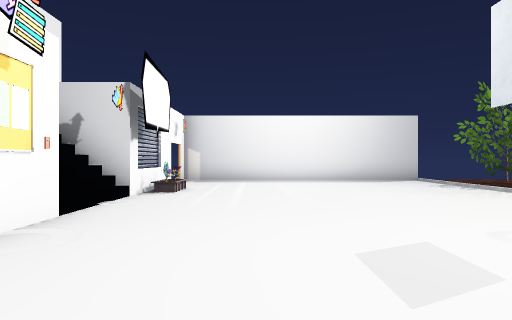
[1] (above)

16 first-person views from a walk through a scene from a Unity 3-D project. The camera is 1.4 m above the floor, looks level and sees 70° across. The floor is counted in squares, 2 m on a side. Each view is taken from the middle of a square. On the plan, view 1 faces up. The plan holds only what a view shows up to about 11 squares ahead; the rest is blank. The place goes on beyond the plan. The player is left out. Some animated figures are not drawn. Door leaves are left out, so doorways stand open. Some surface patterns are stand-ins.

[2]
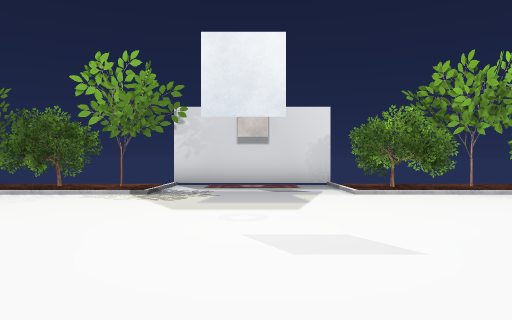

[3]
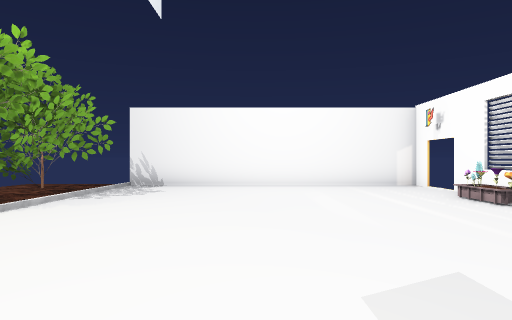

[4]
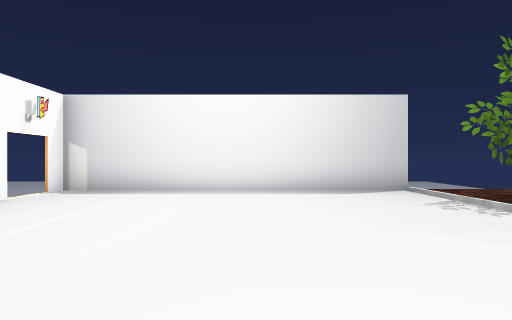

[5]
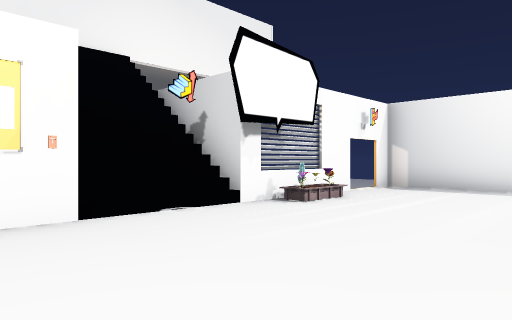

[6]
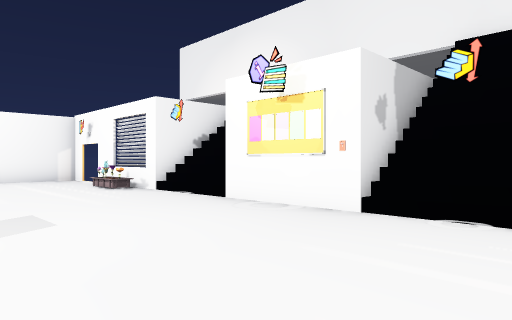

[7]
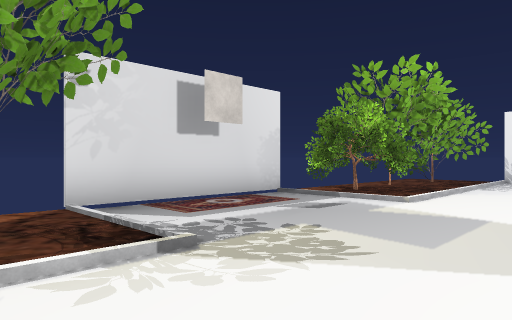

[8]
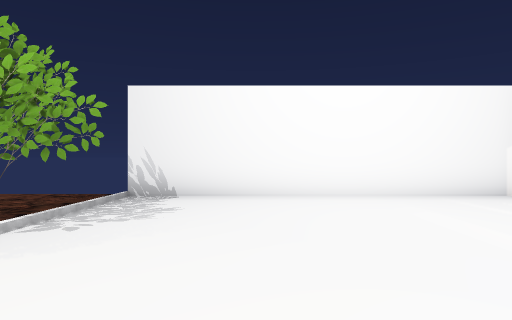

[9]
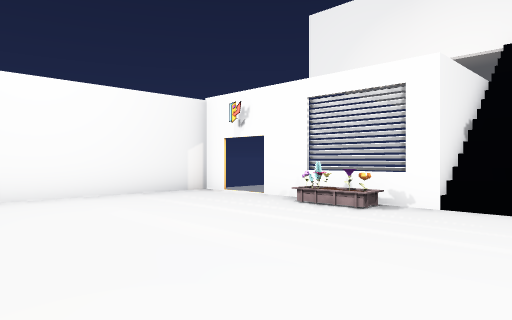

[10]
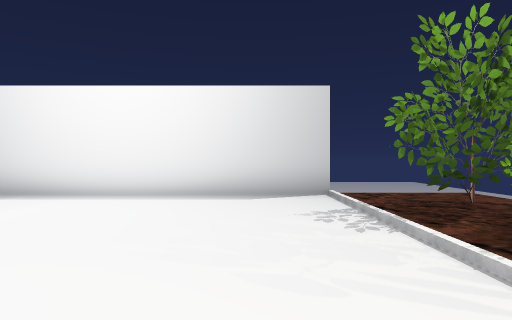

[11]
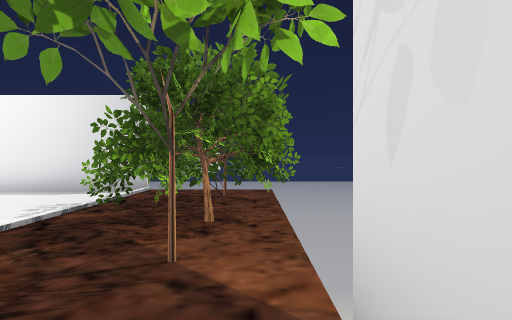

[12]
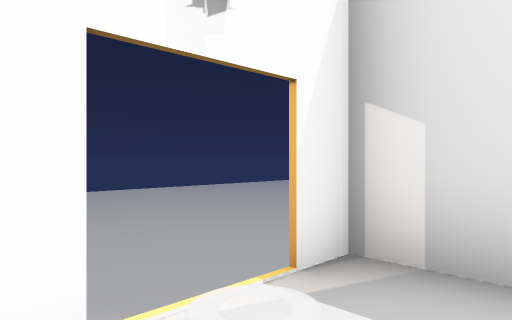

[13]
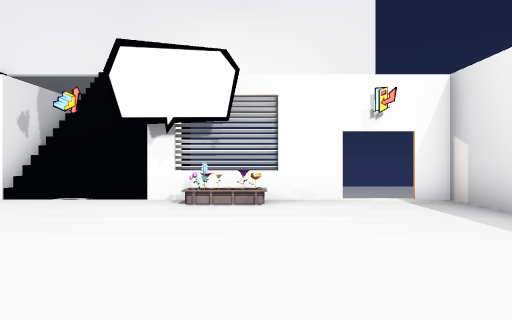

[14]
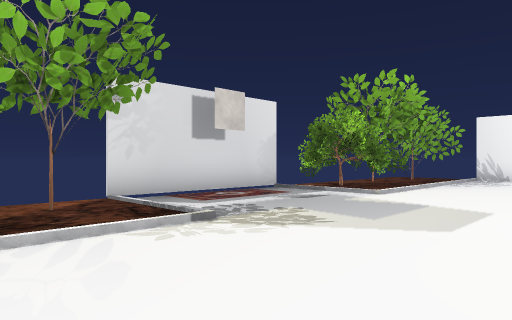

[15]
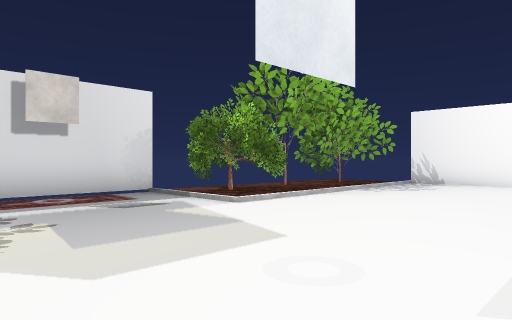

[16]
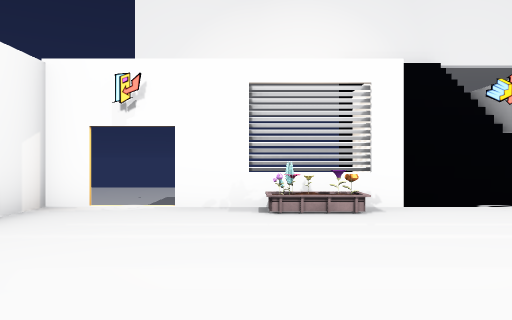

### Floor plan
Key: @ floor where view 1 was taken; # wall or solid block; x gap in a wall; . floor; / step, stairs or slope; D open door; v drop or lower ground; T tree; O other object.
Columns run from 9 left of view 1 to 9 right of it. Each row starts with its distance up from view 1.
 13 vvv    ########   v
 12  vv   x...........v
 11   v   DD........TTv
 10   #   #........TT#v
  9   #    O........TT
  8   #    O.......TTT
  7   #  v#.........T.
  6   #    .........T.
  5   #  //...........x
  4   #  ##...........#
  3   #   #...........#
  2   #vv##...........#
  1   #   /...........x
  0   #    ..@......TTT
 -1   #vv##........TTT
 -2   #    O........TT
 -3   #    O........TT
 -4   #   x.........TT
 -5   v   DD........TT
 -6       #........Tvv
 -7        ########

Where each view was taken, in squares from view 1:
view 1: 0 up, 0 right, facing up
view 2: 3 up, 2 left, facing right
view 3: 4 up, 2 right, facing down
view 4: 4 up, 2 right, facing up
view 5: 3 up, 2 right, facing up-left
view 6: 7 up, 2 right, facing down-left
view 7: 7 up, 3 right, facing down-right
view 8: 1 up, 3 right, facing down
view 9: 1 up, 3 right, facing down-left
view 10: 5 up, 4 right, facing up
view 11: 4 up, 8 right, facing up
view 12: 10 up, 1 left, facing up-left
view 13: 9 up, 4 right, facing left
view 14: 8 up, 2 right, facing down-right
view 15: 5 up, 1 right, facing down-right
view 16: 3 down, 3 right, facing left
